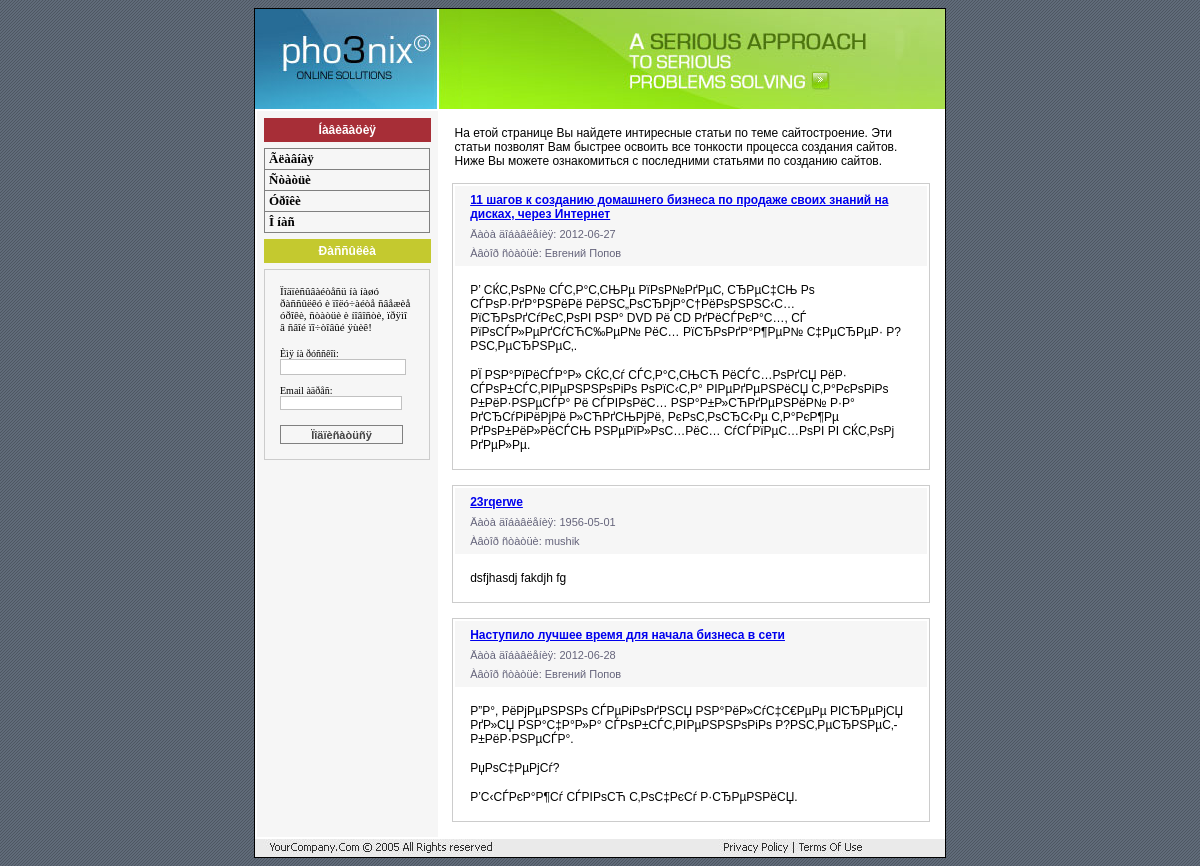
Page /phpsite/articles.php on the committed database.
### tables this page shows
CREATE TABLE IF NOT EXISTS `settings` (
  `id` int(11) NOT NULL AUTO_INCREMENT,
  `page` varchar(255) NOT NULL,
  `title` varchar(255) NOT NULL,
  `meta_d` varchar(255) NOT NULL,
  `meta_k` varchar(255) NOT NULL,
  `text` text NOT NULL,
  PRIMARY KEY (`id`)
);

CREATE TABLE IF NOT EXISTS `articles` (
  `id` int(11) NOT NULL AUTO_INCREMENT,
  `title` varchar(255) NOT NULL,
  `author` varchar(255) NOT NULL,
  `meta_d` varchar(255) NOT NULL,
  `meta_k` varchar(255) NOT NULL,
  `date` date NOT NULL,
  `text` text NOT NULL,
  `description` text NOT NULL,
  PRIMARY KEY (`id`)
);

### phpsite/blocks/db/db_a.php (called while the page is built, shortened)
<?
	$db = mysql_connect("localhost","php","12345");
		if (!$db) {
    		die (sprintf ("Îøèáêà [%d]: %s", mysql_errno (), mysql_error ()));
			}
		else {
			$result = mysql_query("SELECT title, meta_d, meta_k, text FROM settings WHERE page='articles'");
			$myrow = mysql_fetch_array($result);
		}
?>

### phpsite/blocks/article_view_cycle.php (the view)
<?php
					$result = mysql_query("SELECT id, title, description, author, date FROM articles",$db);
                    while ($myrow = mysql_fetch_array($result)){
                        echo ("<table class='article'>
                            <tr class='article_title'>
                                <td>
                                    <p class='article_name'>
                                        <a href='article_view.php?id=".$myrow['id']."'>".$myrow['title']."</a>
                                    </p>
                                    <p class='article_adds'>Äàòà äîáàâëåíèÿ: ".$myrow['date']."</p>
                                    <p class='article_adds'>Àâòîð ñòàòüè: ".$myrow['author']."</p>
                                </td>
                            </tr>
                            <tr>
                                <td>
                                    <p>".$myrow['description']."</p>
                                </td>
                            </tr>
                            </table>");
					}
?>

### phpsite/articles.php (shortened to what this page needs)
<?php
include("blocks/db/db_a.php");
?>
<!DOCTYPE HTML PUBLIC "-//W3C//DTD HTML 4.01 Transitional//EN" "http://www.w3.org/TR/html4/loose.dtd">
<html>
<head>
    <link href="css/style.css" rel="stylesheet" type="text/css">
</head>
<body>
    <table width="690" border="0" align="center" bgcolor="#FFFFFF" class="wrapper">
		<?
			include("blocks/header.php");
		?>
		<tr>
		<?
	  		include("blocks/sidebar.php");
		?>
            <td width="499" valign="top" >
             	<?php
					echo $myrow['text'];
                    include("blocks/article_view_cycle.php");
                ?>
            </td>
        </tr>
        </table>
        </td>
		</tr>
		<?
        	include("blocks/footer.php");
		?>
    </table>
</body>
</html>

### phpsite/css/style.css (style rules this page uses)
.wrapper { border:1px solid #000000; border-collapse: collapse; }
td, tr { padding:0px; }
p { font-family: Verdana, Arial, Helvetica, sans-serifverdana; font-size:12px; margin: 15px; }
body { background-image:url(../images/bg.gif); }
.article { border: 1px solid #cccccc; width: 95%; margin: 15px auto; }
.article_title { background-color: #f6f6f6; }
.article_name { font-weight: bold; margin-top: 7px; margin-bottom: 7px; }
.article_adds { font-size: 11px; color: #65647B; margin-top: 7px; margin-bottom: 7px; }

### rows in the picture
settings: text "На етой странице Вы найдете интиресные статьи по теме сайтостроение. Эти статьи позволят Вам быстрее освоить все тонкости процесса создания сайтов. Ниже Вы можете ознакомиться с последними статьями по созданию сайтов."
articles: title "11 шагов к созданию домашнего бизнеса по продаже своих знаний на дисках, через Интернет", date "2012-06-27", author "Евгений Попов", description "Р’ СЌС‚РѕР№ СЃС‚Р°С‚СЊРµ РїРѕР№РґРµС‚ СЂРµС‡СЊ Рѕ СЃРѕР·РґР°РЅРёРё РёРЅС„РѕСЂРјР°С†РёРѕРЅРЅС‹С… РїСЂРѕРґСѓРєС‚РѕРІ РЅР° DVD Рё CD РґРёСЃРєР°С…, СЃ РїРѕСЃР»РµРґСѓСЋС‰РµР№ РёС… РїСЂРѕРґР°Р¶РµР№ С‡РµСЂРµР· Р?РЅС‚РµСЂРЅРµС‚. РЇ РЅР°РїРёСЃР°Р» СЌС‚Сѓ СЃС‚Р°С‚СЊСЋ РёСЃС…РѕРґСЏ РёР· СЃРѕР±СЃС‚РІРµРЅРЅРѕРіРѕ РѕРїС‹С‚Р° РІРµРґРµРЅРёСЏ С‚Р°РєРѕРіРѕ Р±РёР·РЅРµСЃР° Рё СЃРІРѕРёС… РЅР°Р±Р»СЋРґРµРЅРёР№ Р·Р° РґСЂСѓРіРёРјРё Р»СЋРґСЊРјРё, РєРѕС‚РѕСЂС‹Рµ С‚Р°РєР¶Рµ РґРѕР±РёР»РёСЃСЊ РЅРµРїР»РѕС…РёС… СѓСЃРїРµС…РѕРІ РІ СЌС‚РѕРј РґРµР»Рµ."
articles: title "23rqerwe", date "1956-05-01", author "mushik", description "dsfjhasdj fakdjh fg"
articles: title "Наступило лучшее время для начала бизнеса в сети", date "2012-06-28", author "Евгений Попов", description "Р”Р°, РёРјРµРЅРЅРѕ СЃРµРіРѕРґРЅСЏ РЅР°РёР»СѓС‡С€РµРµ РІСЂРµРјСЏ РґР»СЏ РЅР°С‡Р°Р»Р° СЃРѕР±СЃС‚РІРµРЅРЅРѕРіРѕ Р?РЅС‚РµСЂРЅРµС‚-Р±РёР·РЅРµСЃР°. РџРѕС‡РµРјСѓ? Р’С‹СЃРєР°Р¶Сѓ СЃРІРѕСЋ С‚РѕС‡РєСѓ Р·СЂРµРЅРёСЏ."
